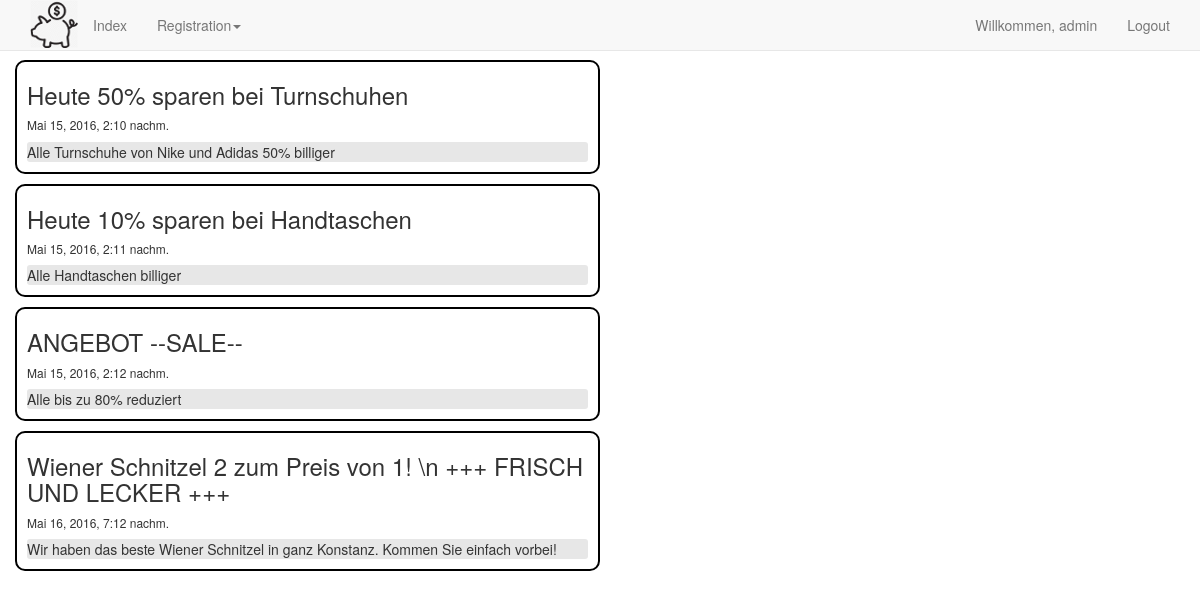
Page /offer/all (signed in) on the committed database.
### offerStream/models.py (models this page shows, shortened)
class Offer(models.Model):
    creationDate = models.DateTimeField(auto_now_add=True)
    title = models.CharField(max_length=100)
    detail = models.TextField()
    store = models.ForeignKey(Store, on_delete=models.CASCADE)

### offerStream/views.py (the view)
def allOffers(request):
    offerList = Offer.objects.all()
    context = {'offerList': offerList}
    return render(request, 'offerStream/allOffers.html', context)

### offerStream/templates/offerStream/allOffers.html (shortened to what this page needs)
{% extends "mySite/basic.html" %}
{% block content %}
    {% for offer in offerList %}
        <div class="row">
            <div class="col-sm-12 col-md-6 offerPost">
            <h3>{{ offer.title }}</h3>
            <h6>{{ offer.creationDate }}</h6>
            <p>{{ offer.detail }}</p>
            </div>
        </div>
    {% endfor %}
{% endblock %}

### mySite/templates/mySite/login-nav.html
{% if user.is_authenticated %}
	<li class="hidden-xs"><a href="#">Willkommen, {{ user.username }}</a></li>
	<li><a href="/accounts/logout/">Logout</a></li>
{% else %}
	<li><a href="/accounts/login/">Login</a></li>
{% endif %}

### mySite/static/mySite/css/style.css (style rules this page uses)
body { padding-top: 60px; }
.offerPost { border: 2px solid black; margin-bottom: 10px; border-radius: 10px; padding: 0px 10px 0px 10px; }
.offerPost p { background: #e7e7e7; border-radius: 3px; }

### rows in the picture
Offer: title "Heute 50% sparen bei Turnschuhen", creationDate "Mai 15, 2016, 2:10 nachm.", detail "Alle Turnschuhe von Nike und Adidas 50% billiger"
Offer: title "Heute 10% sparen bei Handtaschen", creationDate "Mai 15, 2016, 2:11 nachm.", detail "Alle Handtaschen billiger"
Offer: title "ANGEBOT --SALE--", creationDate "Mai 15, 2016, 2:12 nachm.", detail "Alle bis zu 80% reduziert"
Offer: title "Wiener Schnitzel 2 zum Preis von 1! \\n +++ FRISCH UND LECKER +++", creationDate "Mai 16, 2016, 7:12 nachm.", detail "Wir haben das beste Wiener Schnitzel in ganz Konstanz. Kommen Sie einfach vorbei!"

### other values in the picture
{{ user.username }} "admin"
